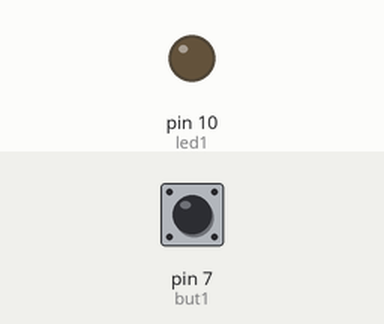
Simulated run of this sketch. Board: Arduino Uno, built with avr-gcc and run on an emulated ATmega328P. Shown: output pins drawn as LEDs (lit = HIGH). Inputs (shaded band) come from the test bench; at power-on: pin 7 (but1) LOW.

Above: at 1.2 s.
1.3 s: pin 7 (but1) pulled HIGH for 0.15 s
At 2.1 s:
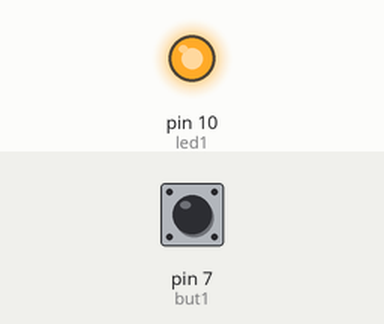
2.9 s: pin 7 (but1) pulled HIGH for 1 s
At 4.6 s:
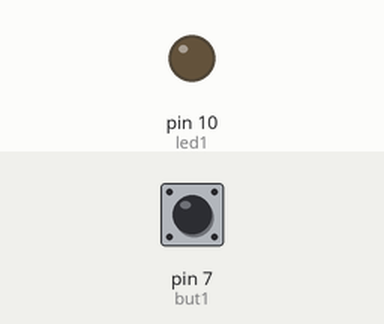
5.4 s: pin 7 (but1) pulled HIGH for 3.2 s
At 9.4 s:
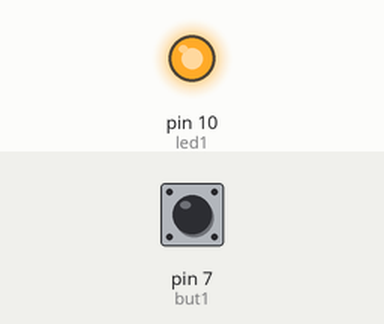
Timing chart, 0 to 10.9 s (numbered marks = the images above; inputs shaded):
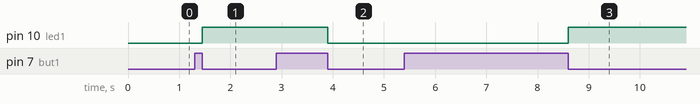

The sketch:

LED_button.ino
```cpp
/* TOGGLE
 * LED should be on once button is pressed and released
 * till next time button is pressed and released
 * button - 7,8,12,13 LED - 10,6,9,11  buzzer -4
 */
int but1=7;
int led1=10;
void setup() {
   pinMode(led1,OUTPUT) ;
   pinMode(but1,INPUT) ;
}
int buttonPressed=0;
void loop() {
  if (digitalRead (but1) == HIGH){
    if (buttonPressed==1) buttonPressed=0;
    else buttonPressed=1;
    while (digitalRead (but1) == HIGH) {}
  }
  if (buttonPressed==1){
    digitalWrite(led1, HIGH);
  } else {
    digitalWrite(led1, LOW);
  }

}
/*
 * if button pressed then  led is on else off
 * int but1=7;
int led1=10;
void setup() {
   pinMode(led1,OUTPUT) ;
   pinMode(but1,INPUT) ;
}

void loop() {
  if (digitalRead (but1) == HIGH){
    digitalWrite(led1, HIGH);
  } else {
    digitalWrite(led1, LOW);
  }

}

 */
```

Measured:
- after the input at 1.3 s, pin 10 (led1): LOW → HIGH after 0.15 s
- after the input at 2.9 s, pin 10 (led1): HIGH → LOW after 1.0 s
- after the input at 5.4 s, pin 10 (led1): LOW → HIGH after 3.2 s
